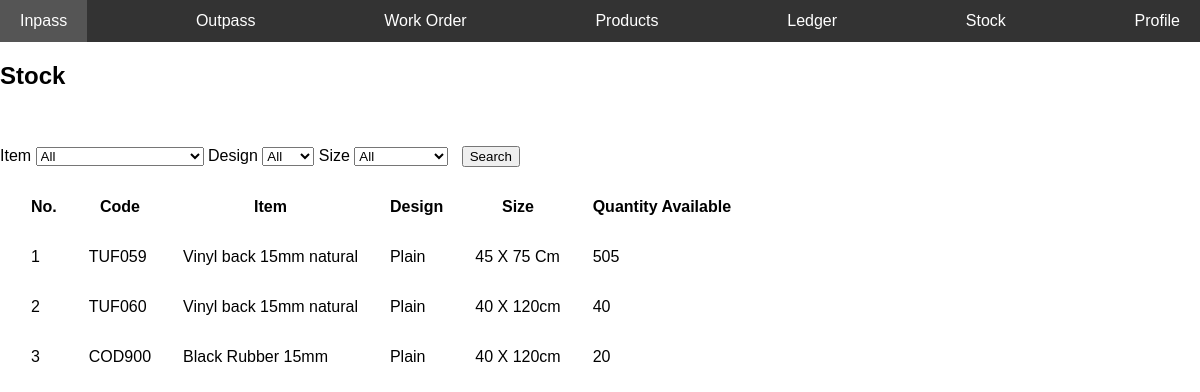
Before: /stock.php with the older database file.
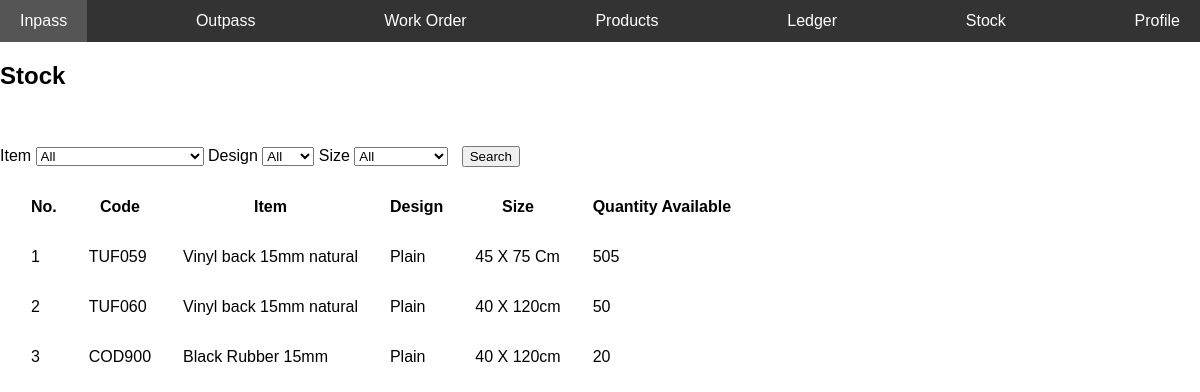
After: the same page with the newer database file.
### tables this page shows
CREATE TABLE IF NOT EXISTS `stock` (
  `index` int NOT NULL AUTO_INCREMENT,
  `grade` varchar(25) NOT NULL,
  `code` varchar(25) NOT NULL,
  `item` varchar(50) NOT NULL,
  `design` varchar(50) NOT NULL,
  `size` varchar(25) NOT NULL,
  `qty` int NOT NULL,
  `default` int NOT NULL DEFAULT '1',
  PRIMARY KEY (`index`)
);

### stock.php (the view, shortened to what this page needs)
<?php
include 'conn.php';
include 'nav.php';
?>
<?php
$sql = "SELECT * from stock where 1=1";
$retval = mysqli_query($conn, $sql);
?>
<html>
<body>
<h2>Stock</h2>
    <br>
    <br>
    <form name="filter" method="post">
        <label>Item</label>
        <select name='item'>
            <option selected>All</option>
        </select>
        <label>Design</label>
        <select name='design'>
            <option selected>All</option>
        </select>
        <label>Size</label>
        <select name='size'>
            <option selected>All</option>
        </select> &nbsp;
        <input type="submit" name="filter" value="Search">
    </form>
    <table style="border-spacing:30px;">
        <thead>
            <th>
                No.
            </th>
            <th>
                Code
            </th>
            <th>
                Item
            </th>
            <th>
                Design
            </th>
            <th>
                Size
            </th>
            <th>
                Quantity Available
            </th>
        </thead>
        <tbody>
            <?php
            $i = 1;
            while ($row = mysqli_fetch_assoc($retval)) {
                echo "
                <tr>
                <td>
                    $i
                </td>
                <td>
                    {$row['code']}
                </td>
                <td>
                    {$row['item']}
                </td>
                <td>
                    {$row['design']}
                </td>
                <td>
                    {$row['size']}
                </td>
                <td>
                    {$row['qty']}
                </td>
                </tr>";
                $i = $i + 1;
            }
            ?>
        </tbody>
    </table>
</body>
</html>

### nav.php (shortened to what this page needs)
<!DOCTYPE html>
<html>
<head>
</head>
<body>
    <div id="nav">
        <ul id="navul">
            <li id="navli"><a href="inpass.php">Inpass</a></li>
            <li id="navli"><a href="outpass.php">Outpass</a></li>
            <li id="navli"><a href="workorder.php">Work Order</a></li>
            <li id="navli"><a href="products.php">Products</a></li>
            <li id="navli"><a href="ledger.php?f=0">Ledger</a></li>
            <li id="navli"><a href="stock.php?f=0">Stock</a></li>
            <li id="navli"><a href="profile.php">Profile</a></li>
        </ul>
    </div>
</body>
</html>

### nav.php (style rules this page uses)
body { margin: 0; padding: 0; font-family: Arial, sans-serif; }
#nav { background-color: #333; }
#navul { list-style-type: none; margin: 0; padding: 0; display: flex; justify-content: space-between; align-items: center; }
#navli { margin: 0; }
#navli a { display: block; text-decoration: none; padding: 12px 20px; color: #fff; font-size: 16px; transition: background-color 0.3s; }

Changed rows visible on the page:
changed stock "TUF060": qty "40" → "50"
